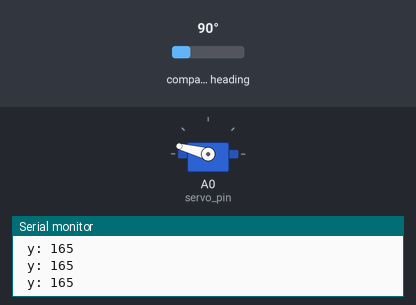
This sketch was run on a simulated Arduino Uno, built with avr-gcc and run on an emulated ATmega328P. On the bench: servo, the last lines printed to the serial monitor. Inputs (shaded band) come from the test bench; at power-on: compass heading 90°.

Above: at 1.2 s.
1.3 s: compass heading set to 7°
At 2.5 s:
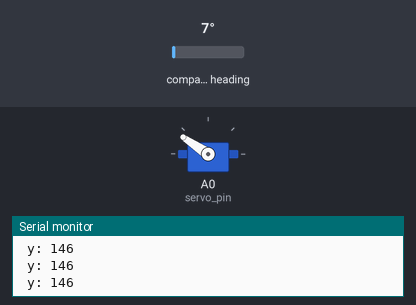
2.8 s: compass heading set to 180°
At 3.2 s:
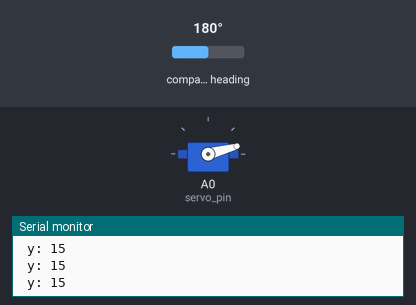
Timing chart, 0 to 5.8 s (numbered marks = the images above; inputs shaded):
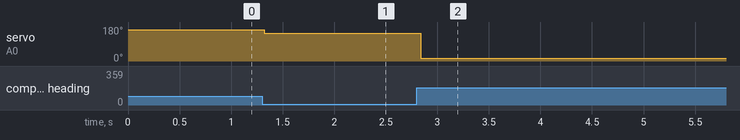

Measured:
- after the input at 1.3 s, servo on A0 (servo_pin): 165° → 146° at once
- after the input at 2.8 s, servo on A0 (servo_pin): 146° → 15° at once

The sketch:

Code_Compass_sensor___HMC5883L_GY-271___QMC___.ino
```cpp
#include <Wire.h>
#include <MechaQMC5883.h>
MechaQMC5883 qmc;

#include <Servo.h>
Servo servo;
int servo_pin = A0;

void setup() {
servo.attach ( servo_pin );

  Wire.begin();
  Serial.begin(9600);
  qmc.init();
  //qmc.setMode(Mode_Continuous,ODR_200Hz,RNG_2G,OSR_256);


}

void loop() {
  int x,y,z;
  qmc.read(&x,&y,&z);

//  Serial.print("x: ");
//  Serial.print(x);
//  Serial.print(" y: ");
//  Serial.print(y);
//  Serial.print(" z: ");
//  Serial.print(z);
//  Serial.println();
{
if (y <= 15)
{
  y = 15;
  servo.write(15);
}
if (y > 15 || y < 165)
{
  servo.write(y);
}
if (y > 165)
{
  y = 165;
  servo.write(165);
}

}

  Serial.print(" y: ");
  Serial.print(y);
  Serial.println();

  delay(100);

}
```
